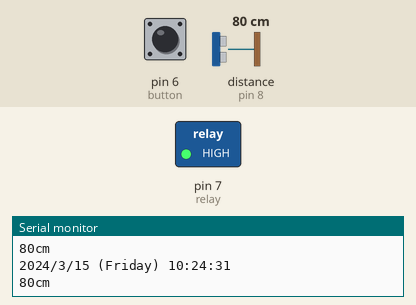
The sketch below on a simulated Arduino Uno, built with avr-gcc and run on an emulated ATmega328P. On the bench: switched loads named in the sketch (green lamp = pin HIGH), the last lines printed to the serial monitor. Wiring (inferred from the names in the program): ultrasonic range finder: trigger pin 9; echo pin 8. The inputs (shaded band) are chosen by the test bench; at power-on: pin 6 (button) HIGH, distance to the obstacle (sensor on pin 8) 80 cm. The echo pulse lasts 58.3 µs per cm; the local clock reads 2024-03-15 10:24:30 at power-on unless the sketch sets it; pins used as bus, display or sensor lines are not drawn.

Above: at 1.2 s.
1.3 s: pin 6 (button) pulled LOW for 0.15 s
At 2.1 s:
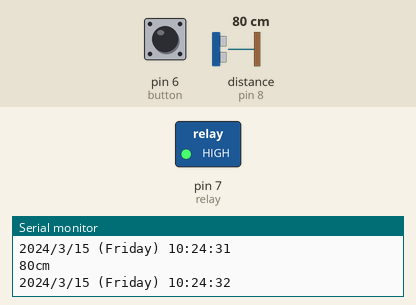
11.4 s: pin 6 (button) pulled LOW for 1 s
At 11.9 s:
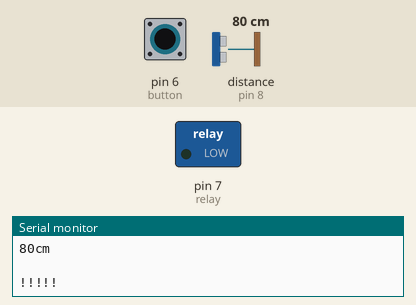
15.4 s: pin 6 (button) pulled LOW for 3.2 s
At 19.9 s:
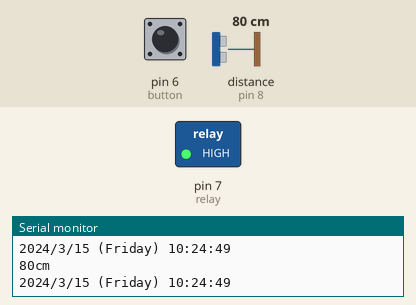
Timing chart, 0 to 21.4 s (numbered marks = the images above; inputs shaded):
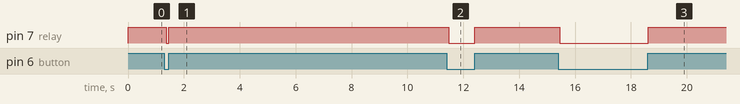

The sketch:

arduino_nampu1.ino
```cpp
#include <Wire.h>
// Date and time functions using a DS3231 RTC connected via I2C and Wire lib
#include "RTClib.h"
RTC_DS3231 rtc;
char daysOfTheWeek[7][12] = {"Sunday", "Monday", "Tuesday", "Wednesday", "Thursday", "Friday", "Saturday"};

String timenow;

int HH, MM, secs;

int set_HH_open = 12;
int set_MM_open = 0;


int set_HH_close = 13;
int set_MM_close = 0;
char data[50];
int id;
int datas1;
int datas2;
#include<SoftwareSerial.h>
SoftwareSerial mySerial (10, 11);
//-------------------------------
const int pingPin_1 = 9;
int inPin_1 = 8;
int setmode = 2;
int starts = 0;
int setmins = 5;
int sec = 0;
int mins = 0;
int button = 6;
int relay = 7;
void setup() {
  Serial.begin(9600);
  mySerial.begin(9600);
  pinMode(relay, OUTPUT);
  digitalWrite(relay, HIGH);

  pinMode(button, INPUT_PULLUP);


  if (! rtc.begin()) {
    Serial.println("Couldn't find RTC");
    Serial.flush();
    while (1) delay(10);
  }

 // rtc.adjust(DateTime(F(__DATE__), F(__TIME__)));

}

void loop() {


  if ( mySerial.available())
  {
    String datawifi = mySerial.readString();
    Serial.println(" dataWiFi = " + String(datawifi));
    datawifi.toCharArray(data, 50);
    int n = sscanf(data, "%d,%d,%d", &id , &datas1, &datas2 );
    Serial.print(F("n="));
    Serial.println(n);
    Serial.print(F("   id ="));
    Serial.print(id);
    Serial.print(F("   datas1="));
    Serial.print(datas1);
      Serial.print(F("   datas2="));
    Serial.print(datas2);
    Serial.println();
    if ( id == 0 && datas1 == 99 && datas2 == 1 )
    {
      Serial.println("                                            Auto Mode ");
      setmode = 1;
      digitalWrite(relay, HIGH);
      mins = 0;
      sec = 0;
      starts = 0;
    }
    if (id == 0 && datas1 == 99 && datas2 == 0 )
    {
      Serial.println("                                            Blynk Mode ");
      setmode = 0;
      digitalWrite(relay, HIGH);
      mins = 0;
      sec = 0;
      starts = 0;
    }
     if (id == 0 && datas1 == 99 && datas2 == 2 )
    {
      Serial.println("                                            Button Mode ");
      setmode = 2;
      digitalWrite(relay, HIGH);
      mins = 0;
      sec = 0;
      starts = 0;
    }
    //---------------------------------------
    if (id == 3 &&  datas1 ==  99 && datas2 == 2 )
    {
      Serial.println("                                         Blynk / Relay ON ");
      digitalWrite(relay, LOW);
    }
    if ( id == 3 && datas1 == 99 && datas2 == 3 )
    {
      Serial.println("                                         Blynk / Relay OFF ");
      digitalWrite(relay, HIGH);
    }
    if ( id == 1 )
    {
      set_HH_open = datas1;
      set_MM_open = datas2;
      Serial.println("                                   set open > "+String(set_HH_open)+":"+String(set_MM_open));
    }
    if ( id == 2 )
    {
      set_HH_close = datas1;
      set_MM_close = datas2;
      Serial.println("                                   set close > "+String(set_HH_close)+":"+String(set_MM_close));
    }


  } // end mySerial


  DateTime now = rtc.now();

  Serial.print(now.year(), DEC);
  Serial.print('/');
  Serial.print(now.month(), DEC);
  Serial.print('/');
  Serial.print(now.day(), DEC);
  Serial.print(" (");
  Serial.print(daysOfTheWeek[now.dayOfTheWeek()]);
  Serial.print(") ");
  Serial.print(now.hour(), DEC);
  Serial.print(':');
  Serial.print(now.minute(), DEC);
  Serial.print(':');
  Serial.print(now.second(), DEC);
  Serial.println();
  HH = now.hour();
  MM = now.minute();
  secs = now.second();
  timenow = String(now.hour()) + ":" + String(now.minute()) + ":" + String(now.second());
  if ( HH == set_HH_open && MM == set_MM_open && setmode == 0 && secs == 0  )
  {
    Serial.println("                                                  Timer ON ");
    digitalWrite(relay, LOW);
  }
  if ( HH == set_HH_close && MM == set_MM_close && setmode == 0 && secs == 0 )
  {
    Serial.println("                                                  Timer OFF ");
    digitalWrite(relay, HIGH);
  }
  //------------------------------------------------------------------------------------------------

  long duration_1, cm_1;
  pinMode(pingPin_1, OUTPUT);
  digitalWrite(pingPin_1, LOW);
  delayMicroseconds(2);
  digitalWrite(pingPin_1, HIGH);
  delayMicroseconds(5);
  digitalWrite(pingPin_1, LOW);
  pinMode(inPin_1, INPUT);
  duration_1 = pulseIn(inPin_1, HIGH);
  cm_1 = microsecondsToCentimeters(duration_1);
  Serial.print(cm_1);
  Serial.print("cm");
  Serial.println();
  if ( setmode == 1 )
  {
    Serial.println("            Auto");
    if ( cm_1 <= 50 )
    {
      starts = 1;
      Serial.println("                      Cat !!");
      digitalWrite(relay, LOW);
      delay(500);
    }
    if ( starts == 1 )
    {
      sec += 1;
      delay(800);
      if ( sec > 59 )
      {
        mins += 1;
        sec = 0;
      }
      Serial.println("                           จับเวลา > " + String(mins) + ":" + String(sec));

      if ( mins == 1 && sec == 0 ) // ถ้าครบเวลา
      {
        digitalWrite(relay, HIGH);
        mins = 0;
        sec = 0;
        starts = 0;
      }
    } // end starts
  } // end auto
  //----------------------------------------------------------------------

    if ( digitalRead(button) == LOW && setmode == 2 )
    {
      Serial.println("                                            !!!!!");
      digitalWrite(relay, LOW);

    }
    if ( digitalRead(button) == HIGH && setmode == 2)
    {
      digitalWrite(relay, HIGH);
    }


} // end loop

long microsecondsToCentimeters(long microseconds)
{
  // The speed of sound is 340 m/s or 29 microseconds per centimeter.
  // The ping travels out and back, so to find the distance of the
  // object we take half of the distance travelled.
  return microseconds / 29 / 2;
}
```

Measured:
- after the input at 1.3 s, pin 7 (relay): HIGH → LOW after 0.07 s, → HIGH 0.09 s later
- after the input at 11.4 s, pin 7 (relay): HIGH → LOW after 0.09 s, → HIGH 0.93 s later
- after the input at 15.4 s, pin 7 (relay): HIGH → LOW after 0.06 s, → HIGH 3.2 s later
